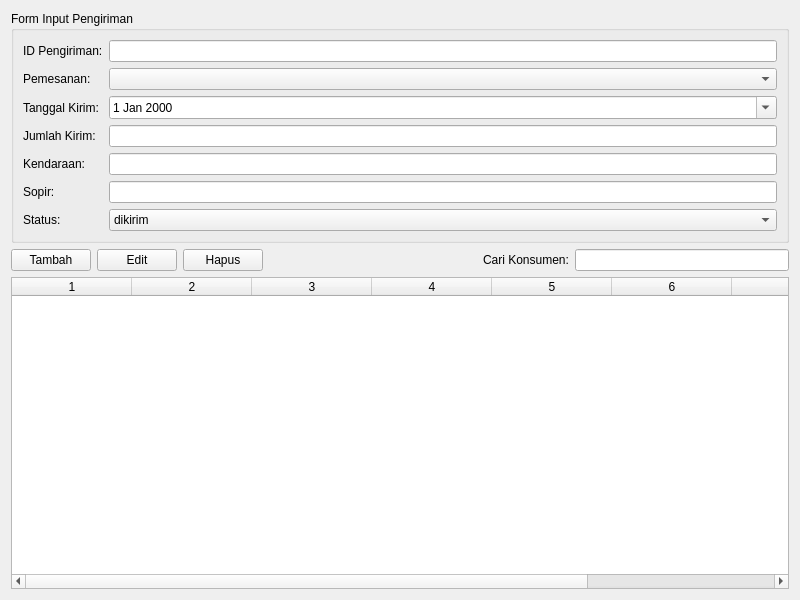
<?xml version="1.0" encoding="UTF-8"?>
<ui version="4.0">
 <class>Form</class>
 <widget class="QWidget" name="Form">
  <property name="geometry">
   <rect>
    <x>0</x>
    <y>0</y>
    <width>800</width>
    <height>600</height>
   </rect>
  </property>
  <property name="windowTitle">
   <string>Manajemen Pengiriman</string>
  </property>
  <layout class="QVBoxLayout" name="verticalLayout">
   <item>
    <widget class="QGroupBox" name="groupBox">
     <property name="title">
      <string>Form Input Pengiriman</string>
     </property>
     <layout class="QGridLayout" name="gridLayout">
      <item row="0" column="0">
       <widget class="QLabel" name="label">
        <property name="text">
         <string>ID Pengiriman:</string>
        </property>
       </widget>
      </item>
      <item row="0" column="1">
       <widget class="QLineEdit" name="txtIdPengiriman"/>
      </item>
      <item row="1" column="0">
       <widget class="QLabel" name="label_2">
        <property name="text">
         <string>Pemesanan:</string>
        </property>
       </widget>
      </item>
      <item row="1" column="1">
       <widget class="QComboBox" name="cbPemesanan"/>
      </item>
      <item row="2" column="0">
       <widget class="QLabel" name="label_3">
        <property name="text">
         <string>Tanggal Kirim:</string>
        </property>
       </widget>
      </item>
      <item row="2" column="1">
       <widget class="QDateEdit" name="datePengiriman">
        <property name="calendarPopup">
         <bool>true</bool>
        </property>
       </widget>
      </item>
      <item row="3" column="0">
       <widget class="QLabel" name="label_4">
        <property name="text">
         <string>Jumlah Kirim:</string>
        </property>
       </widget>
      </item>
      <item row="3" column="1">
       <widget class="QLineEdit" name="txtJumlahKirim"/>
      </item>
      <item row="4" column="0">
       <widget class="QLabel" name="label_5">
        <property name="text">
         <string>Kendaraan:</string>
        </property>
       </widget>
      </item>
      <item row="4" column="1">
       <widget class="QLineEdit" name="txtKendaraan"/>
      </item>
      <item row="5" column="0">
       <widget class="QLabel" name="label_6">
        <property name="text">
         <string>Sopir:</string>
        </property>
       </widget>
      </item>
      <item row="5" column="1">
       <widget class="QLineEdit" name="txtSopir"/>
      </item>
      <item row="6" column="0">
       <widget class="QLabel" name="label_7">
        <property name="text">
         <string>Status:</string>
        </property>
       </widget>
      </item>
      <item row="6" column="1">
       <widget class="QComboBox" name="cbStatusPengiriman">
        <item>
         <property name="text">
          <string>dikirim</string>
         </property>
        </item>
        <item>
         <property name="text">
          <string>selesai</string>
         </property>
        </item>
       </widget>
      </item>
     </layout>
    </widget>
   </item>
   <item>
    <layout class="QHBoxLayout" name="horizontalLayout">
     <item>
      <widget class="QPushButton" name="btnTambahPengiriman">
       <property name="text">
        <string>Tambah</string>
       </property>
      </widget>
     </item>
     <item>
      <widget class="QPushButton" name="btnEditPengiriman">
       <property name="text">
        <string>Edit</string>
       </property>
      </widget>
     </item>
     <item>
      <widget class="QPushButton" name="btnHapusPengiriman">
       <property name="text">
        <string>Hapus</string>
       </property>
      </widget>
     </item>
     <item>
      <spacer name="horizontalSpacer">
       <property name="orientation">
        <enum>Qt::Horizontal</enum>
       </property>
       <property name="sizeHint" stdset="0">
        <size>
         <width>40</width>
         <height>20</height>
        </size>
       </property>
      </spacer>
     </item>
     <item>
      <widget class="QLabel" name="label_8">
       <property name="text">
        <string>Cari Konsumen:</string>
       </property>
      </widget>
     </item>
     <item>
      <widget class="QLineEdit" name="editCari"/>
     </item>
    </layout>
   </item>
   <item>
    <widget class="QTableWidget" name="TabelPengiriman">
     <property name="columnCount">
      <number>8</number>
     </property>
     <attribute name="horizontalHeaderDefaultSectionSize">
      <number>120</number>
     </attribute>
    </widget>
   </item>
  </layout>
 </widget>
 <resources/>
 <connections/>
</ui>
